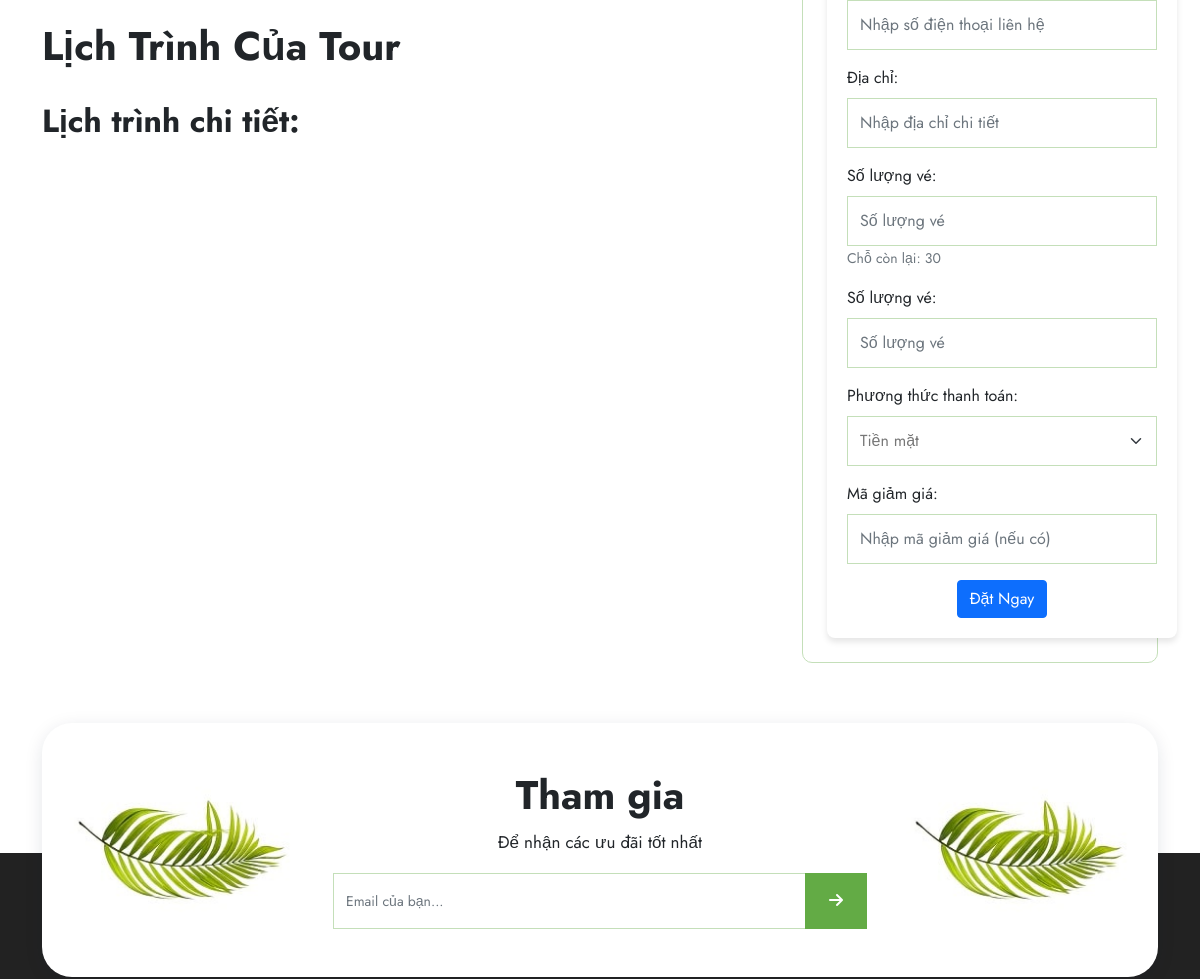
Page /payment/payment/5/ (middle part) on the earlier database version.
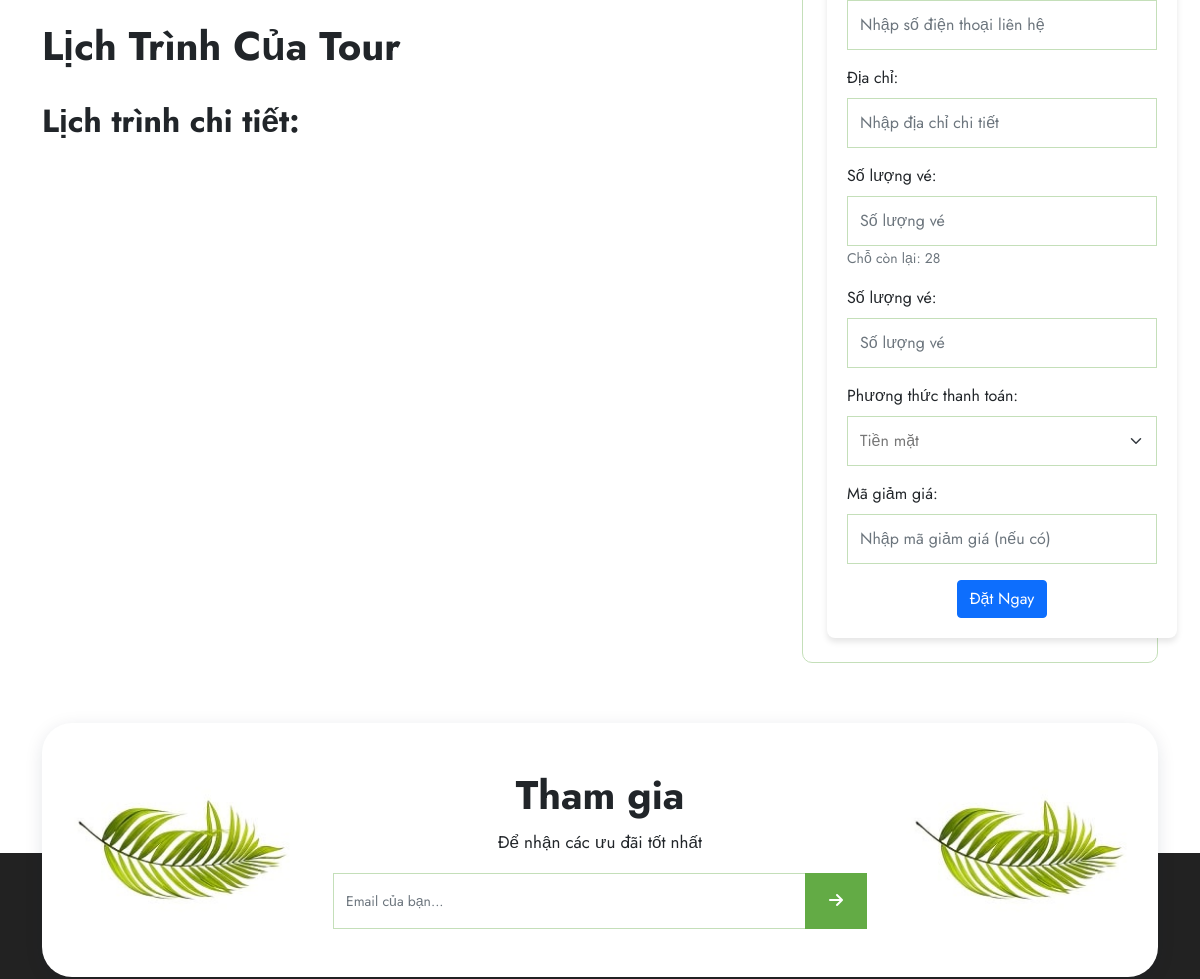
Same page on the later database version.
### main/models.py (models this page shows, shortened)
class Tour(models.Model):
    code = models.CharField(max_length=10, unique=True, default=None)  # Mã tour
    name = models.CharField(max_length=255)  # Tên của tour
    description = models.TextField(null=True, blank=True)  # Mô tả tour
    start_date = models.DateField()  # Ngày bắt đầu
    end_date = models.DateField()  # Ngày kết thúc
    price = models.DecimalField(max_digits=10, decimal_places=2)  # Giá tour
    capacity = models.PositiveIntegerField()  # Sức chứa tối đa
    remaining_capacity = models.PositiveIntegerField()  # Chỗ trống còn lại
    image = models.ImageField(upload_to='tour_images/', null=True, blank=True)  # Hình ảnh tour
    created_at = models.DateTimeField(auto_now_add=True)  # Thời gian tạo
    updated_at = models.DateTimeField(auto_now=True)  # Thời gian cập nhật

### payment/views.py (the view, shortened to what this page needs)
# urls.py: path('payment/<int:tour_id>/', views.destination_payment, name='destination_payment'),  # Trang thanh toán tích hợp form
def destination_payment(request, tour_id):
    tour = get_object_or_404(Tour, id=tour_id)
    schedules = tour.schedules.all().order_by('day', 'period')
    grouped_schedules = defaultdict(list)
    for schedule in schedules:
        grouped_schedules[schedule.day].append(schedule)
    return render(request, "destination_payment.html", {
        "tour": tour,
        "grouped_schedules": grouped_schedules,
    })

### templates/destination_payment.html (shortened to what the changed rows need)
{% load static %}
<!DOCTYPE html>
<html lang="en">
<head>
    <link href="{% static 'css/bootstrap.min.css' %}" rel="stylesheet">
    <link href="{% static 'fonts/css/fontawesome.min.css' %}" rel="stylesheet">
    <link href="{% static 'fonts/css/brands.min.css' %}" rel="stylesheet">
    <link href="{% static 'fonts/css/solid.min.css' %}" rel="stylesheet">
    <link href="{% static 'css/global.css' %}" rel="stylesheet">
    <link href="{% static 'css/destination.css' %}" rel="stylesheet">
</head>
<body>
<section id="dest_dt" class="p_3">
 <div class="container-xl">
   <div class="dest_dt1 row">
     <div class="col-md-8">
	   <div class="dest_dt1l">
	     <div class="dest_dt1l1">
		   <h1 class="mt-4">Lịch Trình Của Tour</h1>
		 </div>
		 <div class="dest_dt1l2">
		   <div class="dest_dt1l2i row">
               <div class="col-md-6">
                   <div class="mt-4">
                       <h2 class="mb-3">Lịch trình chi tiết:</h2>
                   </div>
			    </div>
		    </div>
		 </div>
	   </div>
	 </div>
	 <div class="col-md-4">
         <div class="dest_dt1r1 border_1 p-4 rounded_1">
             <div class="form-container">
                 <form method="post">
                     <div class="mb-3">
                         <label for="tickets" class="form-label">Số lượng vé:</label>
                         <input type="number" class="form-control" id="tickets" name="tickets" placeholder="Số lượng vé" required>
                         <small class="form-text text-muted">Chỗ còn lại: {{ tour.remaining_capacity }}</small>
                     </div>
                 </form>
             </div>
         </div>
	    </div>
	 </div>
   </div>
</section>
<div class="main_footer position-relative">
	<div class="main_footer1 position-absolute w-100">
	  <section id="join" class="p_3">
   <div class="container-xl">
	<div class="row join_1 shadow_box pt-5 pb-5 mx-0 bg-white">
	  <div class="col-md-6">
		<div class="join_1m text-center">
		   <h1>Tham gia</h1>
		</div>
	  </div>
	</div>
   </div>
  </section>
	</div>
  </div>
  </body>
  </html>

Differences in the rows shown:
changed Tour: remaining_capacity "30" → "28"
